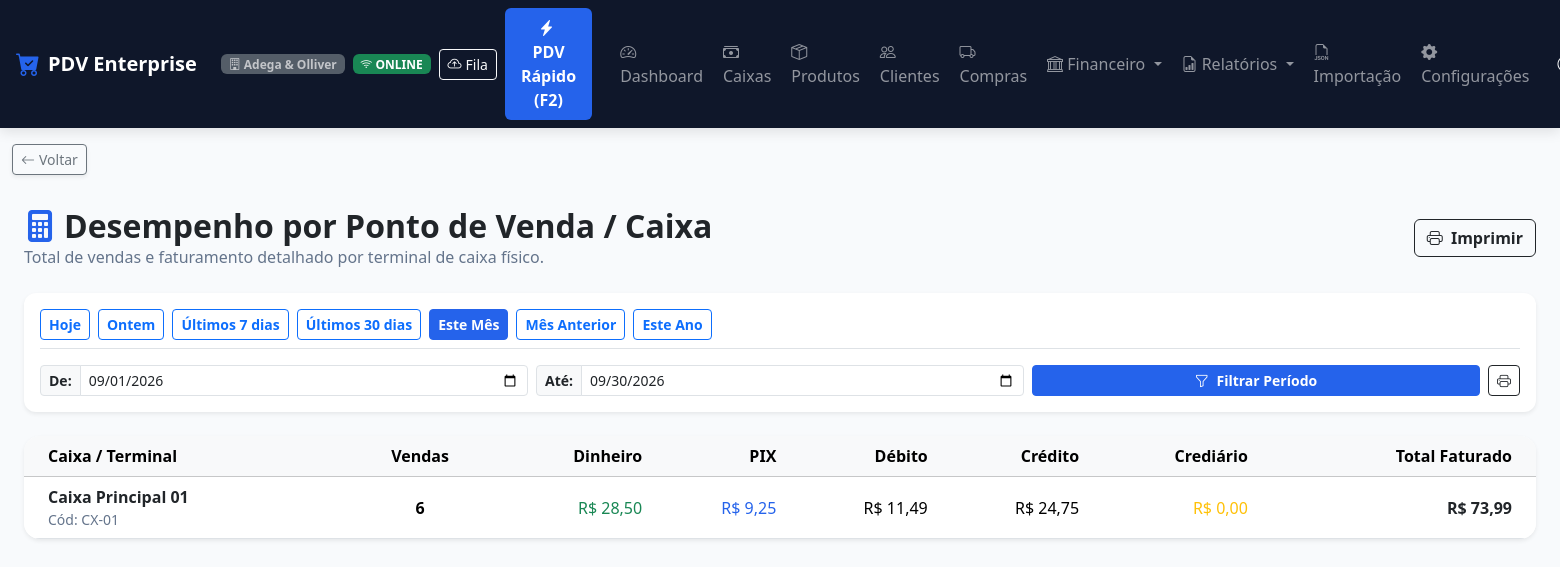
The app's page /relatorios/caixas/ (signed in) with its own data.
### apps/usuarios/models.py (models this page shows, shortened)
class Usuario(AbstractUser):
    CARGO_CHOICES = [
        ('ADMIN', 'Administrador'),
        ('GERENTE', 'Gerente'),
        ('OPERADOR', 'Operador de Caixa'),
        ('ESTOQUISTA', 'Estoquista'),
        ('FINANCEIRO', 'Financeiro'),
    ]
    empresa = models.ForeignKey(
        'empresas.Empresa',
        on_delete=models.CASCADE,
        related_name='usuarios',
        verbose_name='Empresa',
        null=True,
        blank=True
    )
    cargo = models.CharField('Cargo', max_length=20, choices=CARGO_CHOICES, default='OPERADOR')
    pin_caixa = models.CharField('PIN de Caixa (4 a 6 dígitos)', max_length=10, blank=True)
    telefone = models.CharField('Telefone', max_length=20, blank=True)
    limite_desconto_pct = models.DecimalField(
        'Limite de Desconto (%)', max_digits=5, decimal_places=2, default=0.00,
        help_text='Percentual máximo de desconto que este usuário pode aplicar (0 = sem limite definido).'
    )
    class Meta:
        verbose_name = 'Usuário'
        verbose_name_plural = 'Usuários'
    @property
    def is_admin(self):
        return self.cargo == 'ADMIN' or self.is_superuser
    @property
    def is_administrador(self):
        return self.is_admin
    @property
    def pode_visualizar_auditoria(self):
        return self.cargo in ('ADMIN', 'GERENTE') or self.is_superuser

### apps/empresas/models.py (models this page shows, shortened)
class Empresa(models.Model):
    razao_social = models.CharField('Razão Social', max_length=200, blank=True, default='')
    nome_fantasia = models.CharField('Nome Fantasia', max_length=200, blank=True, default='')
    cnpj = models.CharField('CNPJ', max_length=20, unique=True)
    inscricao_estadual = models.CharField('Inscrição Estadual', max_length=50, blank=True)
    telefone = models.CharField('Telefone', max_length=20, blank=True)
    whatsapp = models.CharField('WhatsApp', max_length=20, blank=True)
    email = models.EmailField('E-mail', blank=True)
    endereco = models.CharField('Endereço Completo', max_length=255, blank=True)
    cidade = models.CharField('Cidade', max_length=100, blank=True)
    estado = models.CharField('Estado (UF)', max_length=2, blank=True)
    logo = models.ImageField('Logo da Empresa', upload_to='logos/', null=True, blank=True)
    cor_fundo_cabecalho = models.CharField('Cor Fundo Cabeçalho', max_length=20, default='#dc2626')
    cor_texto_cabecalho = models.CharField('Cor Texto Cabeçalho', max_length=20, default='#ffffff')
    cor_destaque = models.CharField('Cor de Destaque', max_length=20, default='#16a34a')
    cor_fundo_geral = models.CharField('Cor Fundo Geral', max_length=20, default='#f8fafc')
    cor_fundo_paineis = models.CharField('Cor Fundo Painéis', max_length=20, default='#ffffff')
    ativo = models.BooleanField('Ativo', default=True)
    created_at = models.DateTimeField('Criado em', auto_now_add=True)
    updated_at = models.DateTimeField('Atualizado em', auto_now=True)
    class Meta:
        verbose_name = 'Empresa'
        verbose_name_plural = 'Empresas'

### apps/caixas/models.py (models this page shows, shortened)
class Caixa(TenantModelMixin):
    STATUS_CHOICES = [
        ('ABERTO', 'Aberto'),
        ('FECHADO', 'Fechado'),
    ]
    nome = models.CharField('Nome do Caixa', max_length=100)
    codigo_identificador = models.CharField('Código Identificador', max_length=50)
    status = models.CharField('Status', max_length=10, choices=STATUS_CHOICES, default='FECHADO')
    ativo = models.BooleanField('Ativo', default=True)
    class Meta:
        verbose_name = 'Caixa'
        verbose_name_plural = 'Caixas'
        unique_together = ['empresa', 'codigo_identificador']

### apps/relatorios/views.py (the view)
# urls.py: path('caixas/', relatorio_caixas_view, name='relatorio_caixas'),
@login_required
def relatorio_caixas_view(request):
    empresa = request.tenant or request.user.empresa
    p_info = ReportService.parse_periodo(
        request.GET.get('periodo', 'mes_atual'),
        request.GET.get('data_inicio', ''),
        request.GET.get('data_fim', '')
    )
    caixas = ReportService.get_vendas_por_caixa(empresa, p_info['start_datetime'], p_info['end_datetime'])
    return render(request, 'relatorios/relatorio_caixas.html', {
        'p_info': p_info,
        'caixas': caixas,
    })

### templates/relatorios/relatorio_caixas.html (shortened to what this page needs)
{% extends 'base.html' %}
{% block content %}
<div class="container-fluid py-3">
    <div class="d-flex justify-content-between align-items-center mb-4 flex-wrap gap-2">
        <div>
            <h2 class="fw-bold text-dark mb-0"><i class="bi bi-calculator-fill text-primary me-2"></i>Desempenho por Ponto de Venda / Caixa</h2>
            <p class="text-muted mb-0">Total de vendas e faturamento detalhado por terminal de caixa físico.</p>
        </div>
        <div class="d-flex gap-2 d-print-none">
            <button onclick="window.print()" class="btn btn-outline-dark fw-bold">
                <i class="bi bi-printer me-1"></i> Imprimir
            </button>
        </div>
    </div>
    {% include 'relatorios/filtro_periodo.html' %}
    <div class="card card-custom p-0 border-0 shadow-sm rounded-4 overflow-hidden">
        <div class="table-responsive">
            <table class="table table-hover align-middle mb-0">
                <thead class="table-light">
                    <tr>
                        <th class="ps-4">Caixa / Terminal</th>
                        <th class="text-center">Vendas</th>
                        <th class="text-end">Dinheiro</th>
                        <th class="text-end">PIX</th>
                        <th class="text-end">Débito</th>
                        <th class="text-end">Crédito</th>
                        <th class="text-end">Crediário</th>
                        <th class="text-end pe-4">Total Faturado</th>
                    </tr>
                </thead>
                <tbody>
                    {% for c in caixas %}
                    <tr>
                        <td class="ps-4">
                            <strong class="text-dark">{{ c.caixa.nome }}</strong>
                            <small class="d-block text-muted">Cód: {{ c.caixa.codigo_identificador }}</small>
                        </td>
                        <td class="text-center fw-bold">{{ c.qtd_vendas }}</td>
                        <td class="text-end text-success">R$ {{ c.dinheiro|floatformat:2 }}</td>
                        <td class="text-end text-primary">R$ {{ c.pix|floatformat:2 }}</td>
                        <td class="text-end">R$ {{ c.debito|floatformat:2 }}</td>
                        <td class="text-end">R$ {{ c.credito|floatformat:2 }}</td>
                        <td class="text-end text-warning">R$ {{ c.crediario|floatformat:2 }}</td>
                        <td class="text-end pe-4 fw-bold text-dark fs-6">R$ {{ c.faturamento|floatformat:2 }}</td>
                    </tr>
                    {% empty %}
                    <tr>
                        <td colspan="8" class="text-center text-muted py-5">Nenhum caixa com movimentação no período.</td>
                    </tr>
                    {% endfor %}
                </tbody>
            </table>
        </div>
    </div>
</div>
{% endblock %}

### templates/components/navbar.html (shortened to what this page needs)
{% if request.resolver_match.url_name == 'pdv_front' %}
<nav class="navbar navbar-expand navbar-dark navbar-custom sticky-top px-3">
    <div class="container-fluid p-0 d-flex justify-content-between align-items-center">
        <div class="d-flex align-items-center gap-2">
            <a class="navbar-brand fw-bold text-white d-flex align-items-center gap-2 mb-0" href="{% url 'dashboard' %}">
                <i class="bi bi-cart-check-fill text-primary fs-4"></i>
                <span>PDV Enterprise</span>
            </a>
            <span class="badge bg-secondary opacity-75 d-none d-md-inline-block">
                <i class="bi bi-building"></i> {{ request.user.empresa.nome_fantasia|default:"Multiempresa" }}
            </span>
            <span id="network-status-badge" class="badge bg-success ms-1">
                <i class="bi bi-wifi"></i> ONLINE
            </span>
            <button class="btn btn-sm btn-outline-light ms-1 d-flex align-items-center gap-1" type="button" onclick="abrirModalFilaOffline()" title="Ver Fila de Vendas Offline">
                <i class="bi bi-cloud-arrow-up"></i> <span class="d-none d-sm-inline">Fila</span>
                <span id="sync-status-badge" class="badge bg-warning text-dark" style="display:none;">0</span>
            </button>
        </div>
        <div class="d-flex align-items-center gap-2">
            <a href="{% url 'dashboard' %}" class="btn btn-outline-light btn-sm fw-bold d-flex align-items-center gap-1" title="Ir para o Dashboard / Tela Inicial">
                <i class="bi bi-house-door-fill text-warning"></i> <span>Início</span>
            </a>
            <a href="{% url 'caixas_list' %}" class="btn btn-warning btn-sm fw-bold d-flex align-items-center gap-1 text-dark" title="Ir para o Módulo de Caixa">
                <i class="bi bi-cash-stack"></i> <span>Caixa</span>
            </a>
            <div class="dropdown ms-2">
                <a class="nav-link dropdown-toggle fw-semibold text-light py-1 px-2 border border-secondary rounded" href="#" data-bs-toggle="dropdown">
                    <i class="bi bi-person-circle me-1"></i> {{ user.get_full_name|default:user.username }}
                </a>
                <ul class="dropdown-menu dropdown-menu-end shadow">
                    <li><span class="dropdown-item-text text-muted small">Cargo: {{ user.get_cargo_display }}</span></li>
                    <li><hr class="dropdown-divider"></li>
                    <li><a class="dropdown-item text-danger" href="{% url 'logout' %}"><i class="bi bi-box-arrow-right me-2"></i>Sair</a></li>
                </ul>
            </div>
        </div>
    </div>
</nav>
{% else %}
<nav class="navbar navbar-expand-lg navbar-dark navbar-custom sticky-top px-3">
    <a class="navbar-brand fw-bold text-white d-flex align-items-center gap-2" href="{% url 'dashboard' %}">
        <i class="bi bi-cart-check-fill text-primary fs-4"></i>
        <span>PDV Enterprise</span>
    </a>
    <span class="badge bg-secondary ms-2 opacity-75 d-none d-md-inline-block">
        <i class="bi bi-building"></i> {{ request.user.empresa.nome_fantasia|default:"Multiempresa" }}
    </span>
    <span id="network-status-badge" class="badge bg-success ms-2">
        <i class="bi bi-wifi"></i> ONLINE
    </span>
    <button class="btn btn-sm btn-outline-light ms-2 d-flex align-items-center gap-1" type="button" onclick="abrirModalFilaOffline()" title="Ver Fila de Vendas Offline">
        <i class="bi bi-cloud-arrow-up"></i> <span class="d-none d-sm-inline">Fila</span>
    </button>
    <div class="collapse navbar-collapse" id="navbarNav">
        <ul class="navbar-nav ms-auto align-items-center gap-1">
            <li class="nav-item">
                <a class="nav-link btn btn-primary text-white fw-bold px-3 ms-2 me-3" href="{% url 'pdv_front' %}">
                    <i class="bi bi-lightning-charge-fill me-1"></i> PDV Rápido (F2)
                </a>
            </li>
            <li class="nav-item">
                <a class="nav-link" href="{% url 'dashboard' %}"><i class="bi bi-speedometer2"></i> Dashboard</a>
            </li>
            <li class="nav-item">
                <a class="nav-link" href="{% url 'caixas_list' %}"><i class="bi bi-cash-stack"></i> Caixas</a>
            </li>
            <li class="nav-item">
                <a class="nav-link" href="{% url 'produtos_list' %}"><i class="bi bi-box-seam"></i> Produtos</a>
            </li>
            <li class="nav-item">
                <a class="nav-link" href="{% url 'clientes_list' %}"><i class="bi bi-people"></i> Clientes</a>
            </li>
            <li class="nav-item">
                <a class="nav-link" href="{% url 'compras_list' %}"><i class="bi bi-truck"></i> Compras</a>
            </li>
            <li class="nav-item dropdown">
                <a class="nav-link dropdown-toggle" href="#" id="finDropdown" role="button" data-bs-toggle="dropdown">
                    <i class="bi bi-bank"></i> Financeiro
                </a>
            </li>
            <li class="nav-item dropdown">
                <a class="nav-link dropdown-toggle" href="#" id="relatDropdown" role="button" data-bs-toggle="dropdown">
                    <i class="bi bi-file-earmark-bar-graph"></i> Relatórios
                </a>
            </li>
            <li class="nav-item">
                <a class="nav-link" href="{% url 'importacao_hub' %}" title="Importação de Dados JSON">
                    <i class="bi bi-filetype-json"></i> <span class="d-lg-none d-xl-inline">Importação</span>
                </a>
            </li>
            <li class="nav-item">
                <a class="nav-link" href="{% url 'configuracoes' %}" title="Configurações do Sistema">
                    <i class="bi bi-gear-fill"></i> <span class="d-lg-none d-xl-inline">Configurações</span>
                </a>
            </li>
            <li class="nav-item dropdown ms-2">
                <a class="nav-link dropdown-toggle fw-semibold text-light" href="#" data-bs-toggle="dropdown">
                    <i class="bi bi-person-circle"></i> {{ user.get_full_name|default:user.username }}
                </a>
            </li>
        </ul>
    </div>
</nav>
{% endif %}

### records on screen
Usuario: user.empresa.nome_fantasia "Adega & Olliver"
Caixa: caixa.nome "Caixa Principal 01", caixa.codigo_identificador "CX-01", qtd_vendas "6", dinheiro "28,50", pix "9,25", debito "11,49", credito "24,75", crediario "0,00", faturamento "73,99"
